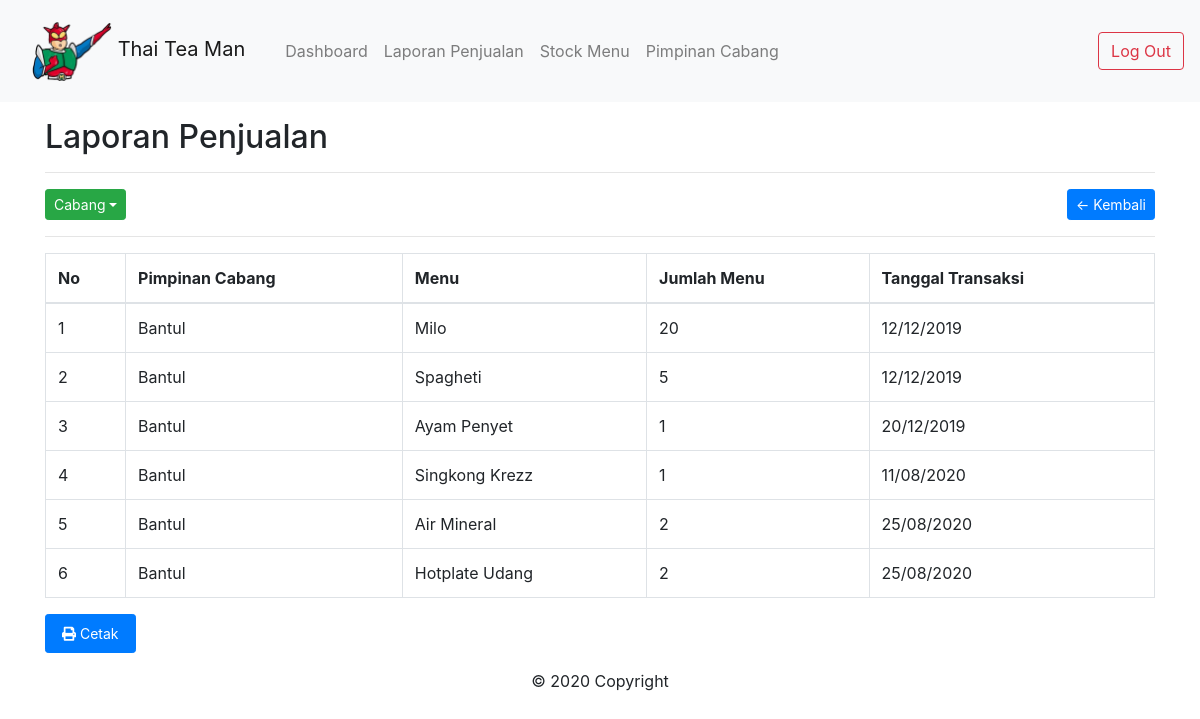
The app's page /admin/transaksi.php (signed in), older data.
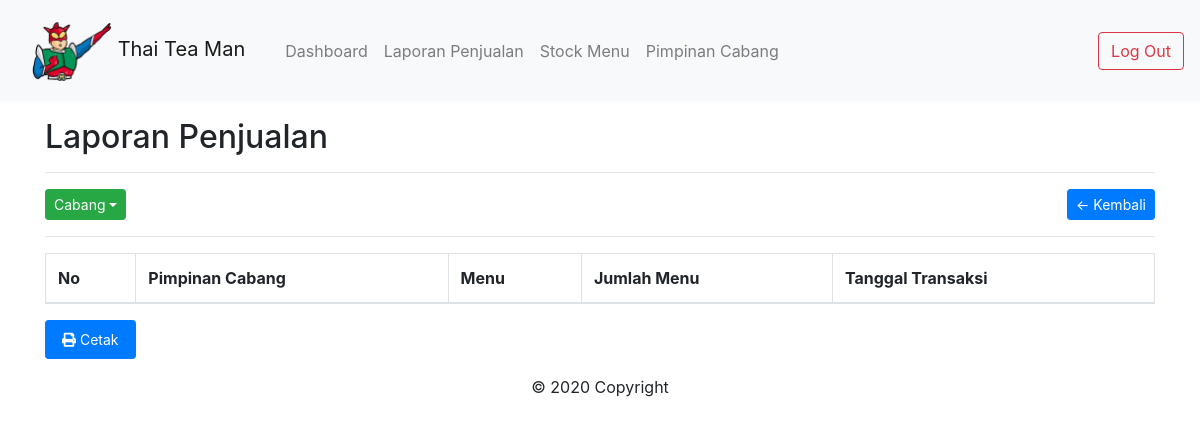
The same page, newer data.
### tables this page shows
CREATE TABLE `tb_transaksi` (
  `id` int(11) NOT NULL,
  `id_barang` int(11) NOT NULL,
  `id_user` int(11) NOT NULL,
  `jumlah_barang` int(11) NOT NULL,
  `tanggal_transaksi` timestamp NULL DEFAULT current_timestamp()
);

CREATE TABLE `tb_users` (
  `id` int(11) NOT NULL,
  `nama` varchar(255) NOT NULL,
  `password` varchar(255) NOT NULL,
  `jabatan` enum('admin','kasir') NOT NULL
);

CREATE TABLE `tb_barang` (
  `id` int(11) NOT NULL,
  `nama_barang` varchar(255) NOT NULL,
  `jenis_barang` varchar(255) NOT NULL,
  `harga` varchar(100) NOT NULL
);

### admin/transaksi.php (called while the page is built, shortened)
<?php
require_once '../config/db.php';
if(isset($_GET['id_kasir'])){
	$id = $_GET['id_kasir'];
	$where = " WHERE tb_transaksi.id_user = $id";
}
else{
	$where="";
}
$tb_transaksi 		= $conn->query("SELECT tb_transaksi.*, tb_barang.*, tb_users.* FROM tb_transaksi INNER JOIN tb_barang ON tb_transaksi.id_barang = tb_barang.id INNER JOIN tb_users ON tb_transaksi.id_user = tb_users.id".$where);
$data_tb_transaksi 	= $tb_transaksi->fetch_all(MYSQLI_ASSOC);
$no = 1;
require_once 'includes/header.php';
require_once 'includes/transaksi.php';
require_once 'includes/footer.php';
?>

### admin/includes/transaksi.php (the view, shortened to what this page needs)
<div class="container mt-3">
	<h2>Laporan Penjualan</h2>
	<hr>
	<div class="dropdown">
    	<button type="button" class="btn btn-success dropdown-toggle btn-sm float-left" data-toggle="dropdown">Cabang</button>
  	</div>
	<a href="index.php" class="btn btn-primary btn-sm float-right">&larr; Kembali</a>
	<div class="clearfix"></div>
	<hr>
	<table class="table table-bordered">
	<thead class="thead-light" class="align-middle">
		<thead>
			<tr>
				<th>No</th>
				<th>Pimpinan Cabang</th>
				<th>Menu</th>
				<th>Jumlah Menu</th>
				<th>Tanggal Transaksi</th>
			</tr>
		</thead>
		<tbody>
			<?php foreach ($data_tb_transaksi as $data): ?>
			<tr>
				<td><?= $no++ ?></td>
				<td><?= $data['nama'] ?></td>
				<td><?= $data['nama_barang'] ?></td>
				<td><?= $data['jumlah_barang'] ?></td>
				<td><?= date('d/m/Y', strtotime($data['tanggal_transaksi'])) ?></td>
			</tr>
			<?php endforeach ?>
		</tbody>
	</table>
	<button class="nav-link btn btn-primary btn-sm text-white" onclick="window.print()" id='print'><i class="fas fa-print    "></i> Cetak</button>
</div>

### admin/includes/header.php (shortened to what this page needs)
<!DOCTYPE html>
<html>
<head>
	<link rel="stylesheet" href="https://use.fontawesome.com/releases/v5.14.0/css/all.css">
	<link rel="stylesheet" href="../assets/css/bootstrap.css">
	<link rel="stylesheet" href="../assets/css/style.css">
</head>
<body >
<nav class="navbar navbar-expand-lg navbar-light bg-light">
		<nav class="navbar navbar-expand-lg navbar-light bg-light">
		<a class="navbar-brand">
		<img src="..\assets\img\logo.png" width="80" height="60" alt="Thaitea">
		Thai Tea Man
		</a>
		</nav>
		<div class="collapse navbar-collapse" id="navbarNav">
			<ul class="navbar-nav">
				<li class="nav-item">
					<a class="nav-link" href="./index.php">Dashboard <span class="sr-only">(current)</span></a>
				</li>
				<li class="nav-item">
					<a class="nav-link" href="./transaksi.php">Laporan Penjualan</a>
				</li>
				<li class="nav-item">
					<a class="nav-link" href="./data-barang.php">Stock Menu</a>
				</li>
				<li class="nav-item">
					<a class="nav-link" href="./petugas-kasir.php">Pimpinan Cabang</a>
					</li>
			</ul>
		</div>
		<a href="logout.php" class="btn btn-outline-danger">Log Out</a>
	</nav>

### admin/includes/footer.php
<footer >
  <div class="footer-copyright text-center py-3">© 2020 Copyright
  </div>
</footer>

Row changes from the older to the newer data that the page shows:
removed tb_transaksi: id_user.nama "Bantul", id_barang.nama_barang "Milo", jumlah_barang "20", tanggal_transaksi "12/12/2019"
removed tb_transaksi: id_user.nama "Bantul", id_barang.nama_barang "Spagheti", jumlah_barang "5", tanggal_transaksi "12/12/2019"
removed tb_transaksi: id_user.nama "Bantul", id_barang.nama_barang "Ayam Penyet", jumlah_barang "1", tanggal_transaksi "20/12/2019"
removed tb_transaksi: id_user.nama "Bantul", id_barang.nama_barang "Singkong Krezz", jumlah_barang "1", tanggal_transaksi "11/08/2020"
removed tb_transaksi: id_user.nama "Bantul", id_barang.nama_barang "Air Mineral", jumlah_barang "2", tanggal_transaksi "25/08/2020"
removed tb_transaksi: id_user.nama "Bantul", id_barang.nama_barang "Hotplate Udang", jumlah_barang "2", tanggal_transaksi "25/08/2020"
